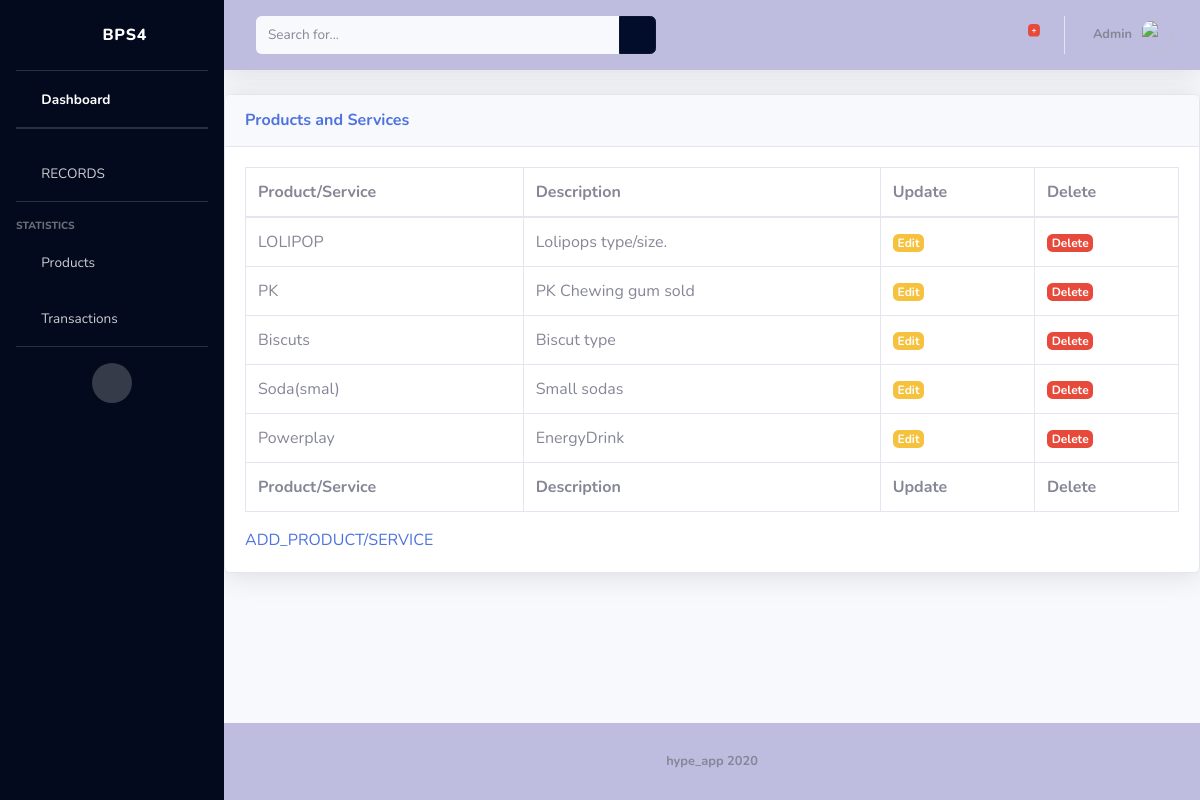
The page /productservicelist/ on the database as committed earlier.
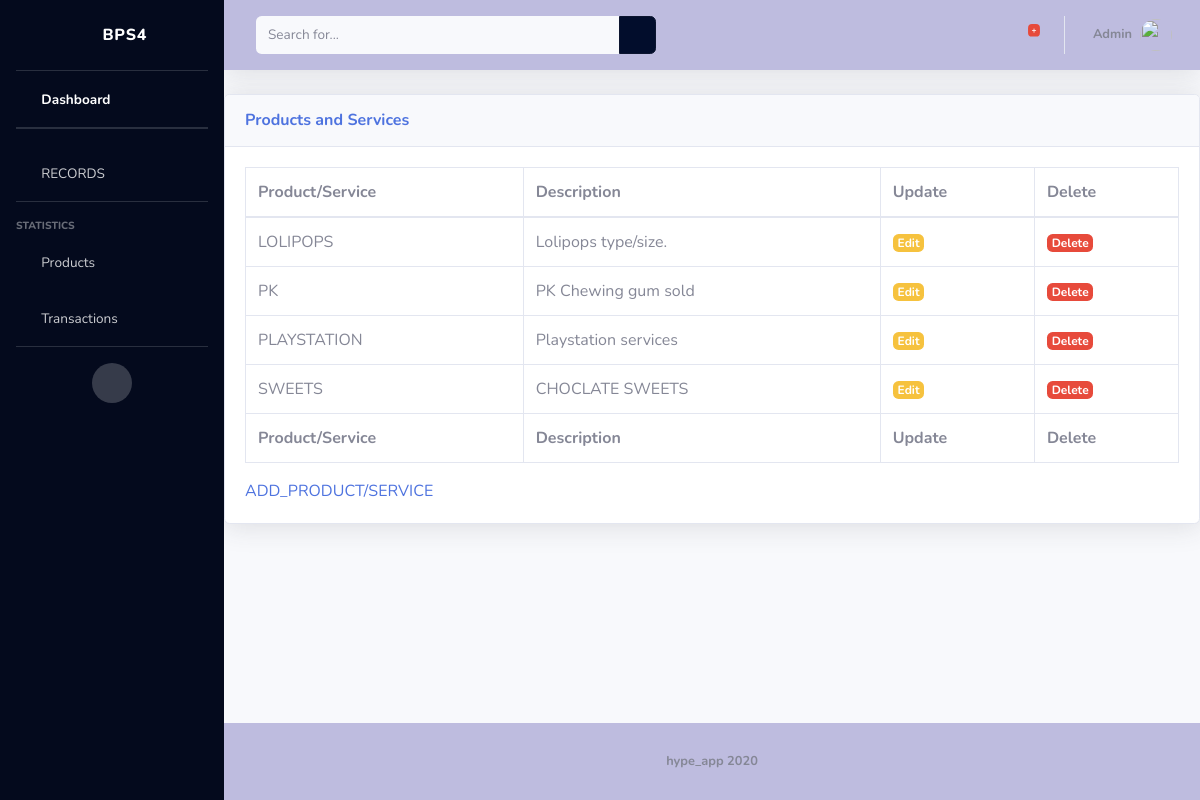
The same page on the database as committed later.
### ps4/models.py (models this page shows, shortened)
class ProductsandServices(models.Model):
	name = models.CharField(max_length=10, blank=False, null=False)
	description = models.TextField(max_length=200)
	class Meta:
		verbose_name = "productsandservice"
		verbose_name_plural = "productsandservices"

### ps4/views.py (the view)
# urls.py: url(r'^productservicelist/$', psvlistView.as_view(), name="productservicelist"),
class psvlistView(TemplateView):
    template_name = 'records/psvlist.html'
    def get(self, request):
        form = ProductServicesForm()
        post = ProductsandServices.objects.all()
        args = {'form':form, 'post':post}
        return render( request, self.template_name, args)

### ps4/forms.py
class ProductServicesForm(forms.ModelForm):
	name = forms.CharField(required=True, widget=forms.TextInput(
		attrs={
			'class':'form-control',
			'placeholder': 'State the product or service'
		}))
	description = forms.CharField( widget=forms.Textarea(
		attrs={
			'class':'form-control',
			'placeholder': 'describe product or service'
		}))
	class Meta:
		model = ProductsandServices
		fields = '__all__'

### ps4/templates/records/psvlist.html (shortened to what this page needs)
{%extends 'ps4/base.html'%}
{%load static%}
{%block content%}
          <div class="card shadow mb-4">
            <div class="card-header py-3">
              <h6 class="m-0 font-weight-bold text-primary">Products and Services</h6>
            </div>
            <div class="card-body">
              <div class="table-responsive">
                <table class="table table-bordered" id="dataTable" width="100%" cellspacing="0">
                  <thead>
                    <tr>
                      <th scope="col">Product/Service</th>
                      <th scope="col">Description</th>
                      <th scope="col">Update </th>
                      <th scope="col">Delete</th>
                    </tr>
                  </thead>
                  <tbody>
                  	{%for data in post%}
                  <tr>
                  	<td>{{data.name}}</td>
                  	<td>{{data.description}}</td>
                    <td><a style="text-decoration:None; color:black;" href="/productservice/edit/{{data.id}}"><span class="badge badge-warning">Edit</span></a></td>
                    <td><a style="text-decoration:None; color:black;" href="/productservice/delete/{{data.id}}"><span class="badge badge-danger">Delete</span></a></td>
                  </tr>
                  	{% endfor%}
                  </tbody>
                  <tfoot>
                    <tr>
                      <th scope="col">Product/Service</th>
                      <th scope="col">Description</th>
                      <th scope="col">Update </th>
                      <th scope="col">Delete</th>
                    </tr>
                  </tfoot>
                </table>
              </div>
           <a href="/productservice/">ADD_PRODUCT/SERVICE</a>
        </div>
      </div>
{% endblock %}

Rows that differ between the two databases and show on the page:
removed ProductsandServices: name "Biscuts", description "Biscut type"
removed ProductsandServices: name "Soda(smal)", description "Small sodas"
removed ProductsandServices: name "Powerplay", description "EnergyDrink"
changed ProductsandServices "Lolipops type/size.": name "LOLIPOP" → "LOLIPOPS"
added ProductsandServices: name "PLAYSTATION", description "Playstation services"
added ProductsandServices: name "SWEETS", description "CHOCLATE SWEETS"
